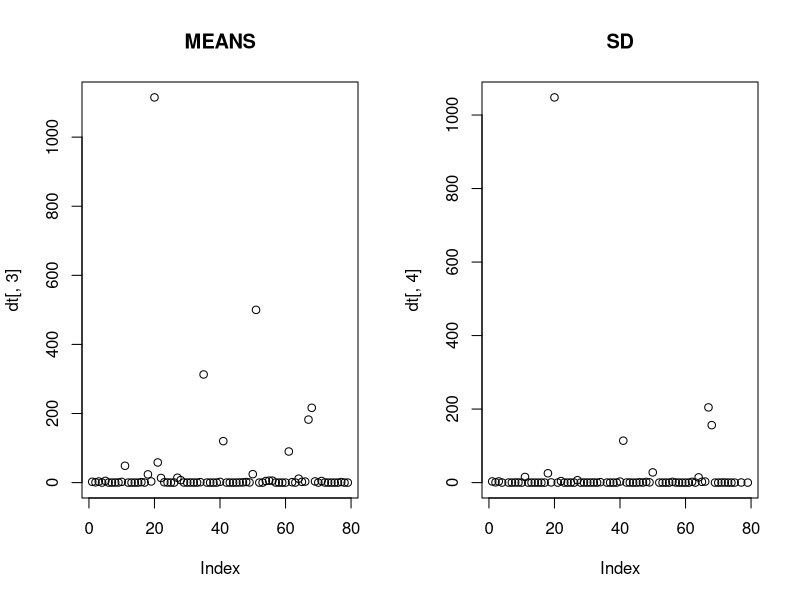
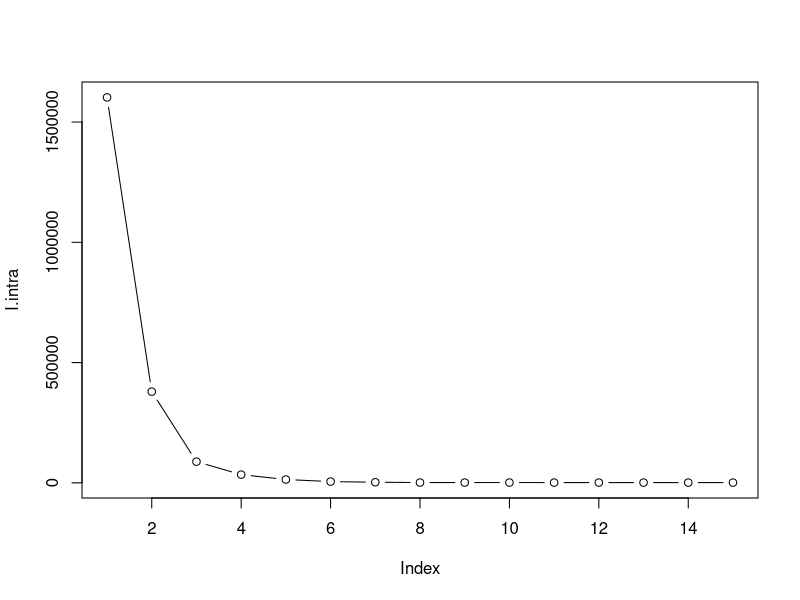
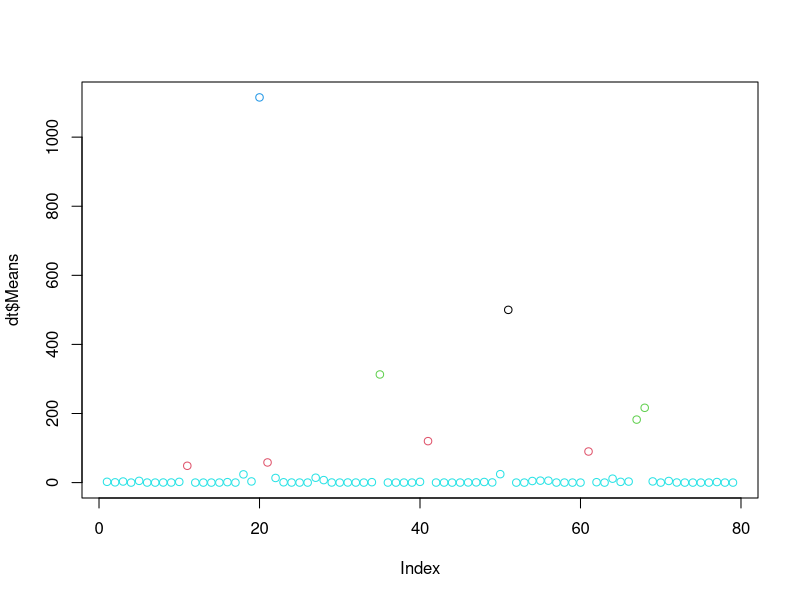
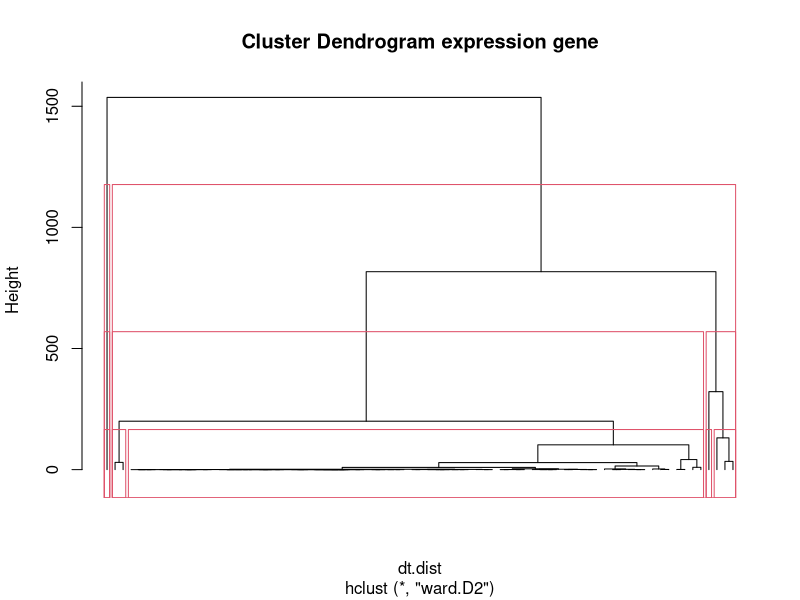
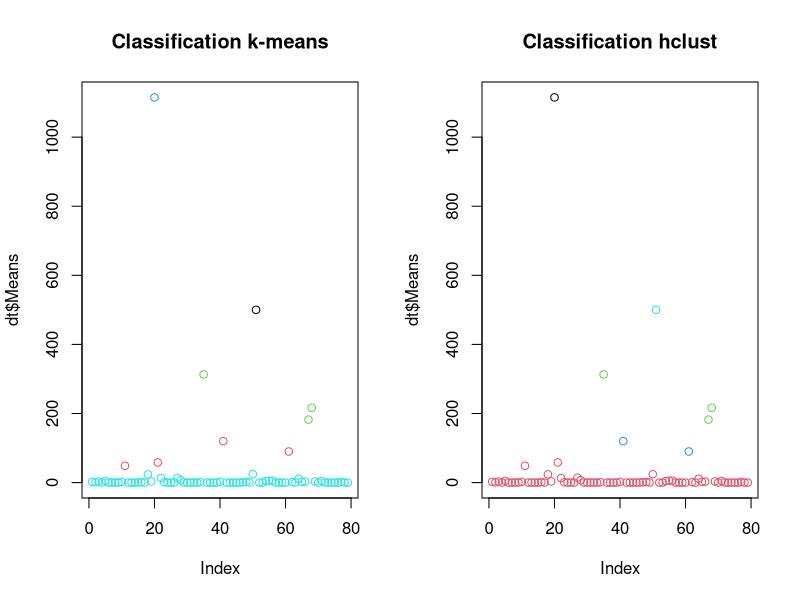

Write R code to recreate these figures, in order.
library(skimr)

# ---- Import des donnees ----
dt = read.csv("Inhibiteurs_GPR54.dat.txt")



# ---- Visualisation des donnees ----
# 1.
dim(dt)
# 79 lignes et 16 colones
summary(dt)
skimr::skim(dt$Means)
# Necessite de transformer la colone N en variable qualitative
dt[,2] = as.factor(dt[,2])

# 2.
par(mfrow = c(1,2))
plot(dt[,3], main = "MEANS")
plot(dt[,4], main = "SD")
dev.off()

# 3.
# On observe la présence d'une base de peptides donc l'activité est quasiment nulle et quelque peptide dont
# l'activité est très supérieure à 0. On ne supprime pas les valeures "extremes" car ce n'en est pas, c'est
# seulement le fait que si il n'y a pas liaison au recepteur, la moyenne sera proche de 0 et des qu'il y a
# une activite, la valeur sera tres superieur a 0



# ---- Classification des donnees ----
# Partitionnement k-means
# 1.
I.intra = vector(length=15)
for (i in 1:15) {
  I.intra[i] = kmeans(dt[,3], centers=i)$tot.withinss
}
plot(I.intra, type="b")
# On veut minimiser l'inertie intra en minimisant également le nombre de groupe, au vue de la courbe de
# l'inertie intra, le nombre optimal de groupe semble etre 5 groupes

# 2.
dt.kmeans = kmeans(dt[,3], centers=5, nstart = 3)

# 3.
plot(dt$Means, col= c(1,2,3,4,5,6)[as.factor(dt.kmeans$cluster)])
# on voit la séparation du jeu en groupes qui correspondent à des palier d'activité ici 5 paliers
# avec, pour le groupe proche de 0, les peptides sans activite donc sans liaison

# Classification hiérarchique ascendante
# 1.
dt.dist = dist(dt[,3])

# 2.
dt.hclust = hclust(dt.dist, method = "ward.D2")

# 3.
plot(dt.hclust, hang = -0.1, labels = F, main = "Cluster Dendrogram expression gene")
rect.hclust(dt.hclust, k = 2)
rect.hclust(dt.hclust, k = 3)
rect.hclust(dt.hclust, k = 5)

# 4.
dt.cut = as.factor(cutree(dt.hclust, k = 5))


# Comparaison des deux méthodes
# 1.
table(dt.cut, as.factor(dt.kmeans$cluster))

# 2.
par(mfrow=c(1,2))
plot(dt$Means, col= c(1,2,3,4,5)[as.factor(dt.kmeans$cluster)], main = "Classification k-means")
plot(dt$Means, col= c(2,1,3,4,5)[dt.cut], main = "Classification hclust")
# On remarque une bonne corrélation entre hclust et kmeans excepté pour deux individus (les plus proche de 0)
# qui sont mis dans le groupe inactif par hclust

# Nous voyons donc que nous pouvons séparer nos peptide en differents groupes et donc observer une différence entre les peptide sans activité
# de ceux présentant une activité, donc une liaison au recepteur GPR54. Il est donc maintenant possible d'étudier la différences de séquence
# entre le groupe basale par rapport aux groupes présentant une activitée

# 3.
summary(dt[which(dt.cut == dt.cut[1]),5:16])
summary(dt[which(dt.cut != dt.cut[1]),5:16])

# Nous pouvons eliminer des positions d'interet: AA4, AA6, AA7, AA8, C.ter car ces position ne présente soi aucune différence entre les peptides
# liés et ceux non liés soi un profil similaire
# En revanche on remarque que pour les positions AA1, AA5, AA9, AA10 l'acide amine est a chaque fois identique pour tout les peptides lie donc pourrait des
# position conserve entre les peptides necessaire a leur liaison au recepteur et il est difficile de comparer les position N.ter, AA2, AA3 qu'il faudrait
# visualiser au cas par cas, nous les conservons donc dans notre liste de position potentielle qui est donc composé de N.ter, AA1, AA2, AA3, AA5, AA9, AA10



# ---- Apprentissage sur les donnees ----

# -- Creation d'une sequence consensus --
# 4.1.1 Creation d'une liste contenant les tables de frequence à chaque position
Diff_element = apply(dt[,5:16], 2, table)

# Creation d'un vecteur null
Consensus = vector()

# On va entrer à chaque position de la sequence l'element majoritaire dans le jeu

# 4.1.2 On va parcourir notre liste de table
for ( i in seq_along(Diff_element)){
  # Chaque table est enregistrée dans un df temporaire
  tmp = as.data.frame(Diff_element[[i]])
  # Les elements de la première colonne sont transformer en character pour
  # tester le matching
  tmp$Var1 <- as.character(tmp$Var1)
  # Les elements de la deuxième colonne sot convertie en valeur numérique
  tmp$Freq <- as.numeric(tmp$Freq)
  # Chaque ieme element de consensus va contenir l'element dont la freq est la
  # plus importante, ie l'element majoritaire
  Consensus[i] = tmp[which(tmp$Freq == max(tmp$Freq)),1]
}


# ---- Creation d'une table contenant les séquences sous forme de character ----
# 4.1.1 Creation d'une table de sequence
table_de_seq = apply(dt[,5:16], 2, as.character)


# ---- 4.1.3 Creation d'une matrice de similarité pour l'apprentissage ----
# Creation d'une matrice de 0, avec une nombre de lignes egale au nombre de libre du jeu de donnees
# et de 12 colonnes pour les 12 elements de la séquence
matching_matrix = as.data.frame(matrix(0, ncol = 12, nrow = dim(dt)[1]))
# On va nommer les colonnes de cette matrice
colnames(matching_matrix) = colnames(dt[,5:16])

# On va parcourir les cases [i,j] de la matrice et mettre 1 dans celle-ci si le j element de la sequene
# de la ieme ligne du jeu different du consensus
# On parcours les colonnes de la matrice des differences
for ( j in 1:12 ){
  # Puis ces lignes
  for ( i in 1:dim(matching_matrix)[1]){
    # Si l'element de le sequence du jeu de donnée diffère du consensus
    if ( table_de_seq[i,j] != Consensus[j]){
      # On lui attribue la valeur 1
      matching_matrix[i,j] = 1
    }
  }
}


# 4.1.4 ---- Creation d'une matrice frequence proche d'une pssm ----

# Creation d'une matrice de frequence contenant des zero
freq_mat = as.data.frame(matrix(0, ncol = 12, nrow = dim(dt)[1]))
# On va nommer les colonnes de cette matrice
colnames(matching_matrix) = colnames(dt[,5:16])


# On va parcourir les cases [i,j] de la matrice et mettre dans celle-ci la frequence de l'element
# en position [i,j] relativement à la colonne j ( les frequence des element sont relatives aux elements
# de leur colonnes, donc la frequence en jème position dans la sequence )

# On parcours les colonnes de la matrice des frequnces
for ( j in 1:12 ){
  # Puis ses lignes
  for ( i in 1:dim(freq_mat)[1]){
    # Chaque table est enregistrée dans un df temporaire
    tmp = as.data.frame(Diff_element[[j]])
    # Les elements de la première colonne sont transformer en character pour
    # retrouver sa frequence
    tmp$Var1 <- as.character(tmp$Var1)
    # Les elements de la deuxième colonne sot convertie en valeur numérique puis divisé
    # par le nombre de lignes de la table de sequence
    tmp$Freq <- as.numeric(tmp$Freq)/dim(dt)[1]
    # On enregistre la frequence de l'element en position i,j dans la matrice de frequence
    # en position i,j
    freq_mat[i,j] = tmp[which(tmp$Var1 == table_de_seq[i,j]),2]
  }
}

# 4.2 ---- Creation de groupe pour la classification ----
# - Groupe dichotimique selon dt$Means -
# Un valeur seuil est enregistrée ( ici la médiane a été choisie, tester avec différente valeurs, ex :
# different quartiles, appartenant au cluster1 / exterieur au cluster1...[ Ici on changerai le seuil
# et la colonne a tester [ avant ajouter une colonne avec le cluster ] ])
seuil = 0.2867

# Le groupe 0 contiendra les individus dont la valeur d'activité est inférieur à la medianne
groupe0 = rep(0,dim(dt)[1])
groupe0[which(dt$Means <= seuil)] = 1
# Le groupe 1 contiendra les individus dont la valeur d'activité est strictement supérieur à la medianne
groupe1 = rep(0,dim(dt)[1])
groupe1[which(dt$Means > seuil)] = 1
# On joint ces deux groupes
groupe = cbind(groupe0,groupe1)

# 4.3.1 - Utilisation de nnet -
library(nnet)

# Observation sans split dans un premier temps$
# Cette fonction sera fournie. Elle permet de calculer les performances pour une classification
# en lui donnant une table de confusion
performanceVal <- function(ConfTable){
        # Specificité
        Spe = ConfTable[2,2]/sum(ConfTable[,2])
        # Sensibilité
        Sen = ConfTable[1,1]/sum(ConfTable[,1])
        # Taux de succes
        Acc = (ConfTable[1,1]+ConfTable[2,2]) /sum(ConfTable)
        # Taux d'erreur
        Err = (ConfTable[1,2]+ConfTable[2,1]) /sum(ConfTable)
        MyPerf = as.data.frame(cbind(Spe, Sen, Acc, Err))
        return(MyPerf)
}

# 4.3.1 -- Spitting des données --
# Vous pouvez jouer avec la seed afin d'obtenir different sampling, pour ces sampling
# vous constaterez de meilleures performances pour des sampling où le training contient une bonne
# partie des valeurs qui n'appartenaient pas au cluster 1
seed = runif(1,1,10000)
set.seed(191.0967) # 43, 44, 300, 191.0967, 114.3176
seed
Index = sample(79, 30)
Freq_train = freq_mat[-Index,]
Freq_test = freq_mat[Index,]
Match_train = matching_matrix[-Index,]
Match_test = matching_matrix[Index,]
groupe_train = groupe[-Index,]
groupe_test = groupe[Index,]

# 4.3-- training avec nnet --
# ---- Evaluation avec la Matching Matrix ----
# 43, 44, 300, 191.0967, 114.3176
net.dt_ecart = nnet(Match_train, groupe_train, size = 50, maxit = 1000, softmax  =  T)

# Mesure des perfs sur le train
x = predict(net.dt_ecart, Match_train)
ConfTab = table( round(x)[,2], groupe_train[,2])
PerfMatch_train = performanceVal(ConfTable = ConfTab)
ConfTab
PerfMatch_train

# Mesure des perfs sur le test
x = predict(net.dt_ecart, Match_test)
ConfTab = table( round(x)[,2], groupe_test[,2])
PerfMatch_test = performanceVal(ConfTable = ConfTab)
ConfTab
PerfMatch_test

# ---- Evaluation avec la Frequence  Matrix ----
# seed 300
net.dt_freq = nnet(Freq_train, groupe_train, size = 50, maxit = 1000, softmax  =  T)
# Mesure des perfs sur le train
x = predict(net.dt_freq, Freq_train)
ConfTab = table( round(x)[,2], groupe_train[,2])
PerfFreq_train = performanceVal(ConfTable = ConfTab)
PerfFreq_train
# Mesure des perfs sur le test
x = predict(net.dt_freq, Freq_test)
ConfTab = table( round(x)[,2], groupe_test[,2])
PerfMatch_test = performanceVal(ConfTable = ConfTab)
PerfMatch_test


# 4.4 ---- Element critique de la sequence ----


# 4.4. Evaluation avec la Matching Matrix
net.dt_ecart = nnet(matching_matrix, groupe, size = 50, softmax  =  T)
pred_full_match = predict(net.dt_ecart, matching_matrix)
pred_full_match = round(pred_full_match)
ConfTab = table( pred_full_match[,2], groupe[,2])
PerfMatch = performanceVal(ConfTable = ConfTab)
ConfTab
PerfMatch

# 4.4 Evaluation avec la Frequence  Matrix
net.dt_freq = nnet(freq_mat, groupe, size = 50, softmax  =  T)
pred_full_freq = predict(net.dt_freq, freq_mat)
pred_full_freq = round(pred_full_freq)
ConfTab = table(pred_full_freq[,2], groupe[,2])
PerfFreq = performanceVal(ConfTable = ConfTab)
ConfTab
PerfFreq

# On constate que l'utilisation d'une matrice de frequence permet une meilleur distinction,
# Elle est porteuse de plus d'information


# On va selectionner les sequences supérieur au seuil pour nos deux modèles complets
library(dplyr)
# On va d'abord créer des dataframe contenant les sequence predite comme sup/inf au seuil et
# les sequences réels
sequence_match_sup = dt[which(pred_full_match[,2]==1),5:16]
sequence_match_inf = dt[which(pred_full_match[,1]==1),5:16]
sequence_freq_sup = dt[which(pred_full_freq[,2]==1),5:16]
sequence_freq_inf = dt[which(pred_full_freq[,1]==1),5:16]
sequence_true_sup = dt[which(groupe1==1),5:16]
sequence_true_inf = dt[which(groupe0==1),5:16]

# Puis nous allons déterminer les intersections de ces dataframe
common_true_match_sup = inner_join(sequence_match_sup,sequence_true_sup)
common_true_freq_sup = inner_join(sequence_freq_sup,sequence_true_sup)
common_true_match_inf = inner_join(sequence_match_inf,sequence_true_inf)
common_true_freq_inf = inner_join(sequence_freq_inf,sequence_true_inf)

# On fait des resumé de ces intersections
# L'intersection est utilisé pour méler les information brut réel avec les interaction
# perçu par le modèle

skim(common_true_match_sup)
skim(common_true_match_inf)

# Premièrement nous savons que AA6 et C-ter sont des invariants

skim(common_true_match_sup)
skim(common_true_match_inf)
summary(common_true_match_sup)
summary(common_true_match_inf)
# On constate qu'une lysine acétylé en position AA4 est carachtéristique d'une valeur supérieur au seuil :
dt[which(dt$AA4 == "Lys(Ac)"),]
# L'individu 20 semble bien être une erreur de manipulation
# On constate la même chose en position AA5 tandis que Thr semble être exclusivement chez les inférieur
dt[which(dt$AA5 == "Lys(Ac)"),]
# Ces 4 individus observés semble montrer que un Acetyle en position N-ter diminue l'activitée
dt[which(dt$AA5 == "Thr"),]

# Pour les positions AA8 et AA9 il n'apparait pas de disticntions particulières cependent les fréquences
# de AA8:Y[tz]Leu et AA9:Arg(Me) sont moins importantes dans la catégorie supérieur

# En position AA1 D-Tyr par sa fréauence chez les inférieurs et les observations précédante
# semble réduire l'activité
dt[which(dt$AA1 == "D-Tyr"),]

# Les gaps en position AA2 semblent avoir un effet reduceur sur l'activitée
dt[which(dt$AA2 == "_"),]



# ---- Conclusion ----
# De ce TP vous devez retenir les deux méthodes de clustering présentées
# et l'informations quelles peuvent apporter, la façon de créer les splits et
# de les utiliser pour la création d'un modèle nnet pour de la classification,
# l'importance de la répartition des données dans ces deux sous-ensembles et
# l'importance du niveau informatif d'un jeu de donnée.
# Pour des raisons pratiques le seuil est arbitraire,
# un choix plus rigoureux passe par une compréhension biologique des valeurs de l'activitée,
# de même les matrices créées donne des performances relativement mauvaises pour de la prédiction.
# Une meilleur approche aurait était de récuperer des informations sur
# les caractèristiques physicochimique des éléments des séquences. Autrement des classifications
# sur des variables qualitatives comme LDA ou CART ou RandomForest auraient pu être utilisées.
